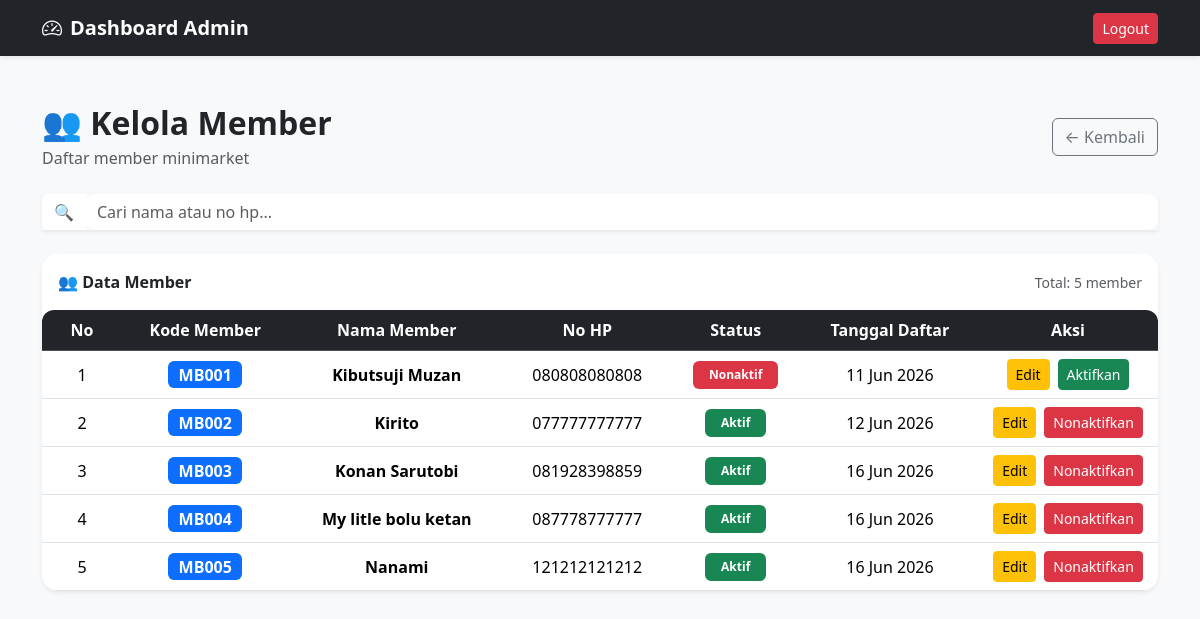
Page /admin/member/index.php (signed in) on the committed database.
### tables this page shows
CREATE TABLE `member` (
  `id_member` int NOT NULL,
  `kode_member` varchar(20) NOT NULL,
  `nama_member` varchar(100) NOT NULL,
  `no_hp` varchar(15) NOT NULL,
  `status` enum('aktif','nonaktif') DEFAULT 'aktif',
  `tanggal_daftar` datetime DEFAULT CURRENT_TIMESTAMP
);

### admin/member/index.php (the view, shortened to what this page needs)
<?php
include '../../config/db.php';
$cari = $_GET['cari'] ?? '';
$query = mysqli_query(
    $koneksi,
    "SELECT * FROM member
    WHERE nama_member LIKE '%$cari%' OR no_hp LIKE '%$cari%'
    ORDER BY id_member ASC"
);
?>
<!DOCTYPE html>
<html lang="id">
<head>
    <link href="https://cdn.jsdelivr.net/npm/bootstrap@5.3.8/dist/css/bootstrap.min.css" rel="stylesheet"
>
    <link rel="stylesheet" href="https://cdn.jsdelivr.net/npm/bootstrap-icons@1.11.3/font/bootstrap-icons.min.css">
</head>
<body class="bg-light">
    <nav class="navbar navbar-expand-lg navbar-dark bg-dark shadow-sm">
        <div class="container">
            <a href="../index.php" class="navbar-brand fw-bold text-decoration-none">
                <span class="navbar-brand fw-bold">
                    <i class="bi bi-speedometer2 me-2"></i>Dashboard Admin
                </span>
            </a>
            <div class="ms-auto">
                <a href="../../auth/logout.php" class="btn btn-danger btn-sm">
                    Logout
                </a>
            </div>
        </div>
    </nav>
    <div class="container py-5">
        <div class="d-flex justify-content-between align-items-center mb-4">
            <div>
                <h2 class="fw-bold mb-1">
                    👥 Kelola Member
                </h2>
                <p class="text-muted mb-0">
                    Daftar member minimarket
                </p>
            </div>
            <div class="d-flex gap-2">
                <a href="../index.php" class="btn btn-outline-secondary">
                    ← Kembali
                </a>
            </div>
        </div>
        <form method="GET" class="mb-4" id="formCari">
            <div class="input-group shadow-sm">
                <span class="input-group-text bg-white border-0">
                    🔍
                </span>
                <input type="text" id="inputCari" name="cari" class="form-control border-0"
                    placeholder="Cari nama atau no hp..." value="<?= htmlspecialchars($cari); ?>">
            </div>
        </form>
        <div class="card border-0 shadow-sm rounded-4 overflow-hidden">
            <div class="card-header bg-white border-0 py-3">
                <div class="d-flex justify-content-between align-items-center">
                    <strong>
                        👥 Data Member
                    </strong>
                    <span class="text-muted small">
                        Total: <?= mysqli_num_rows($query); ?> member
                    </span>
                </div>
            </div>
            <div class="card-body p-0">
                <div class="table-scroll">
                    <table class="table table-hover align-middle text-center mb-0">
                        <thead class="table-dark">
                            <tr>
                                <th width="80">No</th>
                                <th>Kode Member</th>
                                <th>Nama Member</th>
                                <th>No HP</th>
                                <th>Status</th>
                                <th>Tanggal Daftar</th>
                                <th width="180">Aksi</th>
                            </tr>
                        </thead>
                        <tbody>
                            <?php
                                $no = 1;
                                while ($member = mysqli_fetch_assoc($query)) :
                            ?>
                            <tr>
                                <td><?= $no++; ?></td>
                                <td>
                                    <span class="badge bg-primary fs-6">
                                        <?= $member['kode_member']; ?>
                                    </span>
                                </td>
                                <td class="fw-semibold">
                                    <?= $member['nama_member']; ?>
                                </td>
                                <td><?= $member['no_hp']; ?></td>
                                <td>
                                    <?php if ($member['status'] == 'aktif') : ?>
                                    <span class="badge bg-success px-3 py-2">
                                        Aktif
                                    </span>
                                    <?php else : ?>
                                    <span class="badge bg-danger px-3 py-2">
                                        Nonaktif
                                    </span>
                                    <?php endif; ?>
                                </td>
                                <td>
                                    <?= date(
                                        'd M Y',
                                        strtotime($member['tanggal_daftar'])
                                    ); ?>
                                </td>
                                <td>
                                    <div class="d-flex justify-content-center gap-2">
                                        <a href="edit.php?id=<?= $member['id_member']; ?>"
                                            class="btn btn-warning btn-sm">
                                            Edit
                                        </a>
                                        <?php if ($member['status'] == 'aktif') : ?>
                                        <a href="../../proses/admin/member/proses_nonaktif_member.php?id=<?= $member['id_member']; ?>"
                                            class="btn btn-danger btn-sm"
                                            onclick="return confirm('Nonaktifkan member ini?')">
                                            Nonaktifkan
                                        </a>
                                        <?php else : ?>
                                        <a href="../../proses/admin/member/proses_aktif_member.php?id=<?= $member['id_member']; ?>"
                                            class="btn btn-success btn-sm"
                                            onclick="return confirm('Aktifkan kembali member ini?')">
                                            Aktifkan
                                        </a>
                                        <?php endif; ?>
                                    </div>
                                </td>
                            </tr>
                            <?php endwhile; ?>
                        </tbody>
                    </table>
                </div>
            </div>
        </div>
    </div>
</body>
</html>

### admin/member/index.php (style rules this page uses)
.form-control { border-radius: 12px !important; font-size: 16px; }
.table-scroll { max-height: 420px; overflow-y: auto; border-radius: 12px; }
.table-scroll thead th { position: sticky; top: 0; z-index: 10; background: #212529; }
.table-scroll table { margin-bottom: 0; }
.card { border-radius: 18px; }
.btn { transition: 0.2s; }

### rows in the picture
member: kode_member "MB001", nama_member "Kibutsuji Muzan", no_hp "080808080808", status "Nonaktif", tanggal_daftar "11 Jun 2026"
member: kode_member "MB002", nama_member "Kirito", no_hp "077777777777", status "Aktif", tanggal_daftar "12 Jun 2026"
member: kode_member "MB003", nama_member "Konan Sarutobi", no_hp "081928398859", status "Aktif", tanggal_daftar "16 Jun 2026"
member: kode_member "MB004", nama_member "My litle bolu ketan", no_hp "087778777777", status "Aktif", tanggal_daftar "16 Jun 2026"
member: kode_member "MB005", nama_member "Nanami", no_hp "121212121212", status "Aktif", tanggal_daftar "16 Jun 2026"

### other values in the picture
mysqli_num_rows($query) "5"
